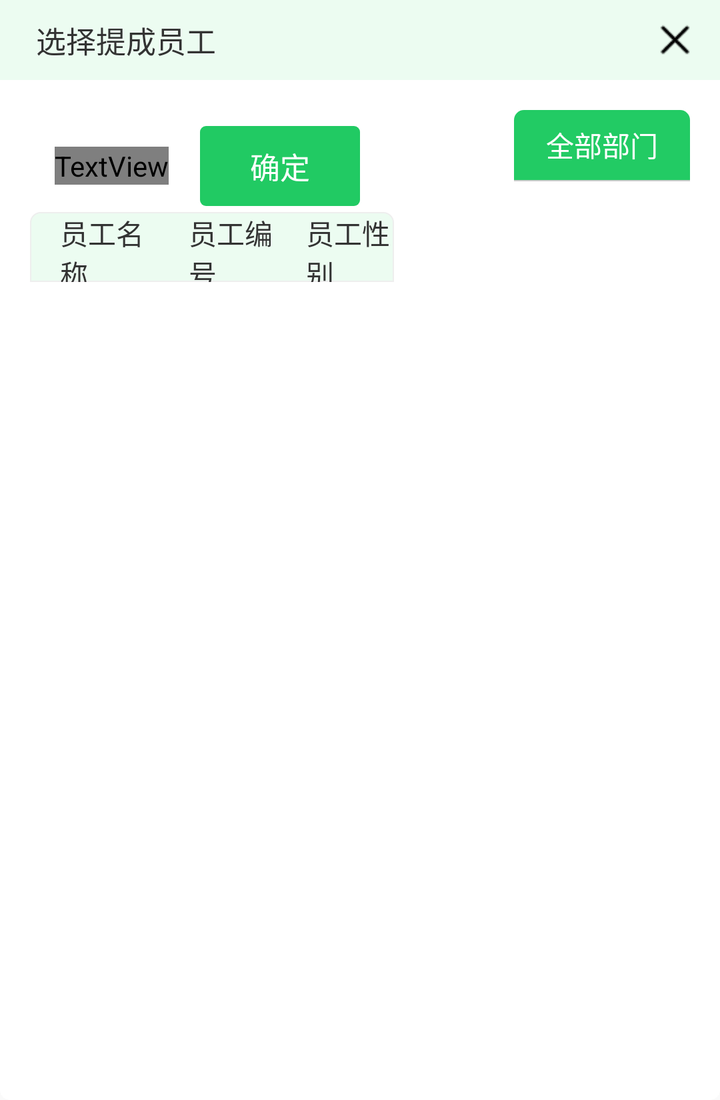
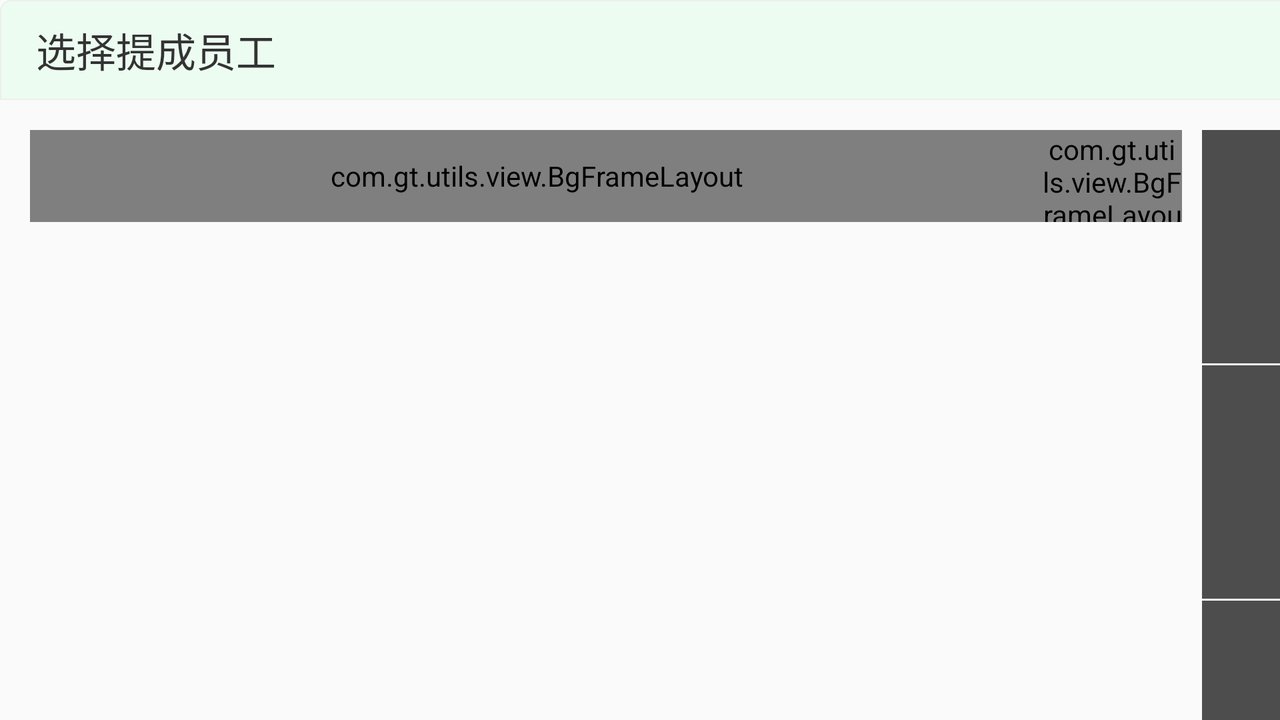

Two renders of one Android screen. The first uses the default layout on a phone; the second uses the alternative layout the repository ships for a different screen configuration, on a matching device. The two XML files are below.
<!-- AndroidManifest.xml: application theme AppTheme -->
<!-- res/layout/dialog_shopdetail.xml -->
<?xml version="1.0" encoding="utf-8"?>
<LinearLayout xmlns:android="http://schemas.android.com/apk/res/android"
    xmlns:fresco="http://schemas.android.com/apk/res-auto"
    android:layout_width="match_parent"
    android:layout_height="wrap_content"
    android:focusable="true"
    android:focusableInTouchMode="true"
    android:orientation="vertical">


    <RelativeLayout
        android:layout_width="match_parent"
        android:layout_height="@dimen/dp_550"
        android:background="@drawable/shap_homesearch"
        android:orientation="vertical">

        <LinearLayout
            android:layout_width="match_parent"
            android:layout_height="match_parent"
            android:layout_marginBottom="@dimen/dp_15"
            android:orientation="vertical">

            <RelativeLayout
                android:layout_width="match_parent"
                android:layout_height="@dimen/dp_40"
                android:background="@drawable/shap_homeviptop"
                android:visibility="gone">

                <TextView
                    android:layout_width="wrap_content"
                    android:layout_height="wrap_content"
                    android:layout_centerVertical="true"
                    android:layout_marginLeft="@dimen/dp_18"
                    android:text="商品信息"
                    android:textColor="@color/textcolor"
                    android:textSize="@dimen/sp_15" />
            </RelativeLayout>

            <RelativeLayout
                android:layout_width="match_parent"
                android:layout_height="@dimen/dp_40"
                android:background="@color/texteb">

                <TextView
                    android:layout_width="wrap_content"
                    android:layout_height="wrap_content"
                    android:layout_centerVertical="true"
                    android:layout_marginLeft="@dimen/dp_18"
                    android:text="选择提成员工"
                    android:textColor="@color/textcolor"
                    android:textSize="@dimen/sp_15" />

                <ImageView
                    android:id="@+id/rl_cancle"
                    android:layout_width="@dimen/dp_25"
                    android:layout_height="@dimen/dp_25"
                    android:padding="@dimen/dp_4"
                    android:layout_centerVertical="true"
                    android:layout_alignParentRight="true"
                    android:layout_marginRight="@dimen/dp_10"
                    android:src="@drawable/ty_close" />
            </RelativeLayout>

            <LinearLayout
                android:layout_width="match_parent"
                android:layout_height="match_parent"
                android:orientation="horizontal">

                <LinearLayout
                    android:layout_width="0dp"
                    android:layout_height="match_parent"
                    android:layout_weight="2.5"
                    android:orientation="vertical">

                    <LinearLayout
                        android:layout_width="match_parent"
                        android:layout_height="@dimen/dp_46"
                        android:layout_marginLeft="@dimen/dp_15"
                        android:layout_marginRight="@dimen/dp_50"
                        android:layout_marginTop="@dimen/dp_20"
                        android:gravity="center_vertical"
                        android:orientation="horizontal">



                        <com.wycd.yushangpu.views.ClearEditText
                            android:id="@+id/et_search"
                            android:layout_width="0dp"
                            android:layout_height="40dp"
                            android:layout_marginRight="@dimen/dp_5"
                            android:paddingLeft="@dimen/dp_15"
                            android:layout_weight="3"
                            android:background="@drawable/lab_selected"
                            android:hint="请输入员工姓名"
                            android:textColor="@color/textcolor"
                            android:textColorHint="@color/textbb"
                            android:textSize="@dimen/sp_13" />

                        <LinearLayout
                            android:id="@+id/li_search"
                            android:layout_width="@dimen/dp_70"
                            android:layout_height="match_parent"
                            android:background="@drawable/background_selector_green"
                            android:gravity="center"
                            android:orientation="horizontal">

                            <ImageView
                                android:layout_width="wrap_content"
                                android:layout_height="wrap_content"
                                android:background="@drawable/image_select_search" />

                            <TextView
                                android:layout_width="wrap_content"
                                android:layout_height="wrap_content"
                                android:layout_marginLeft="@dimen/dp_2"
                                android:text="查询"
                                android:textColor="@drawable/textcolor_selector_green"
                                android:textSize="@dimen/sp_15" />
                        </LinearLayout>

                        <RelativeLayout
                            android:id="@+id/rl_confirm"
                            android:layout_width="@dimen/dp_80"
                            android:layout_height="@dimen/dp_40"
                            android:layout_marginLeft="@dimen/dp_10"
                            android:background="@drawable/shap_shopdetail_confirm">

                            <TextView
                                android:layout_width="wrap_content"
                                android:layout_height="wrap_content"
                                android:layout_centerInParent="true"
                                android:layout_centerVertical="true"
                                android:text="确定"
                                android:textColor="@color/white"
                                android:textSize="@dimen/sp_15" />

                        </RelativeLayout>
                        <RelativeLayout
                            android:layout_width="@dimen/dp_80"
                            android:layout_height="@dimen/dp_35"
                            android:background="@null"
                            >

                        </RelativeLayout>

                    </LinearLayout>

                    <LinearLayout
                        android:layout_width="match_parent"
                        android:layout_height="match_parent"
                        android:layout_marginLeft="@dimen/dp_15"
                        android:layout_marginRight="60dp"
                        android:background="@drawable/shap_homesearch"
                        android:orientation="vertical">

                        <LinearLayout
                            android:layout_width="match_parent"
                            android:layout_height="@dimen/dp_35"
                            android:background="@drawable/shap_homeviptop"
                            android:orientation="horizontal">

                            <TextView
                                android:id="@+id/tv_ygname"
                                android:layout_width="0dp"
                                android:layout_height="match_parent"
                                android:layout_weight="1.1"
                                android:gravity="center_vertical"
                                android:paddingLeft="@dimen/dp_15"
                                android:text="员工名称"
                                android:textColor="@color/textcolor"
                                android:textSize="@dimen/sp_14" />

                            <TextView
                                android:id="@+id/tv_ygcode"
                                android:layout_width="0dp"
                                android:layout_height="match_parent"
                                android:layout_weight="1"
                                android:gravity="center_vertical"
                                android:paddingLeft="@dimen/dp_15"
                                android:text="员工编号"
                                android:textColor="@color/textcolor"
                                android:textSize="@dimen/sp_14" />

                            <TextView
                                android:id="@+id/tv_ygsex"
                                android:layout_width="0dp"
                                android:layout_height="match_parent"
                                android:layout_weight="1"
                                android:gravity="center_vertical"
                                android:paddingLeft="@dimen/dp_15"
                                android:text="员工性别"
                                android:textColor="@color/textcolor"
                                android:textSize="@dimen/sp_14" />
                        </LinearLayout>

                        <ListView
                            android:id="@+id/listview"
                            android:layout_width="match_parent"
                            android:layout_height="match_parent"
                            android:cacheColorHint="#00000000"
                            android:divider="@color/view_color"
                            android:dividerHeight="0.5dp"
                            android:scrollbars="none"></ListView>
                    </LinearLayout>

                </LinearLayout>

                <LinearLayout
                    android:layout_width="0dp"
                    android:layout_height="match_parent"
                    android:layout_weight="1"
                    android:orientation="vertical">

                    <LinearLayout
                        android:layout_width="match_parent"
                        android:layout_height="match_parent"
                        android:layout_marginTop="@dimen/dp_15"
                        android:layout_marginRight="@dimen/dp_15"
                        android:background="@drawable/shap_homesearch"
                        android:orientation="vertical">

                        <LinearLayout
                            android:id="@+id/li_allbumen"
                            android:layout_width="match_parent"
                            android:layout_height="@dimen/dp_35"
                            android:background="@drawable/shap_bumen"
                            android:orientation="horizontal">

                            <TextView
                                android:id="@+id/tv_allbumen"
                                android:layout_width="0dp"
                                android:layout_height="match_parent"
                                android:layout_weight="1"
                                android:gravity="center"
                                android:text="全部部门"
                                android:textColor="@color/white"
                                android:textSize="@dimen/sp_14" />
                        </LinearLayout>

                        <View
                            android:layout_width="match_parent"
                            android:layout_height="0.5dp"
                            android:background="@color/view_color"></View>

                        <ListView
                            android:id="@+id/bumenlistview"
                            android:layout_width="match_parent"
                            android:layout_height="match_parent"
                            android:cacheColorHint="#00000000"
                            android:divider="@color/view_color"
                            android:dividerHeight="0.5dp"
                            android:layout_marginLeft="0.5dp"
                            android:layout_marginRight="0.5dp"
                            android:scrollbars="none"></ListView>
                    </LinearLayout>

                </LinearLayout>

            </LinearLayout>
        </LinearLayout>


    </RelativeLayout>
</LinearLayout>
<!-- resources referenced by this layout -->
<resources>
  <color name="textbb">#bbbbbb</color>
  <color name="textcolor">#333</color>
  <color name="texteb">#ecfcf1</color>
  <color name="view_color">#cccccc</color>
  <color name="white">#ffffff</color>
  <dimen name="dp_10">10.0000dp</dimen>
  <dimen name="dp_15">15.0000dp</dimen>
  <dimen name="dp_18">18.0000dp</dimen>
  <dimen name="dp_2">2.0000dp</dimen>
  <dimen name="dp_20">20.0000dp</dimen>
  <dimen name="dp_25">25.0000dp</dimen>
  <dimen name="dp_35">35.0000dp</dimen>
  <dimen name="dp_4">4.0000dp</dimen>
  <dimen name="dp_40">40.0000dp</dimen>
  <dimen name="dp_46">46.0000dp</dimen>
  <dimen name="dp_5">5.0000dp</dimen>
  <dimen name="dp_50">50.0000dp</dimen>
  <dimen name="dp_550">550.0000dp</dimen>
  <dimen name="dp_70">70.0000dp</dimen>
  <dimen name="dp_80">80.0000dp</dimen>
  <dimen name="sp_13">13.0000sp</dimen>
  <dimen name="sp_14">14.0000sp</dimen>
  <dimen name="sp_15">15.0000sp</dimen>
  <!-- drawable background_selector_green (drawable) -->
  <?xml version="1.0" encoding="utf-8"?>
  <selector xmlns:android="http://schemas.android.com/apk/res/android" >
      <item android:state_focused="true" android:drawable="@color/graeen_botton"/>
      <item android:state_checked="true" android:drawable="@color/graeen_botton"/>
      <item android:state_pressed="true" android:drawable="@color/graeen_botton"/>
  
      <shape>
          <solid android:color="@color/white"/>
          <corners android:radius="@dimen/dp_5"/>
          <stroke
              android:width="0.5dp"
              android:color="@color/view_gray_line"/>
      </shape>
  </selector>
  <!-- drawable lab_selected (drawable) -->
  <?xml version="1.0" encoding="utf-8"?>
  <shape xmlns:android="http://schemas.android.com/apk/res/android"
      android:shape="rectangle">
      <solid android:color="@color/white"/>
      <corners android:radius="5dp" />
      <stroke
          android:width="1dp"
          android:color="@color/graeen_botton" />
  </shape>
  <!-- drawable shap_bumen (drawable) -->
  <?xml version="1.0" encoding="utf-8"?>
  <shape xmlns:android="http://schemas.android.com/apk/res/android">
      <solid android:color="@color/graeen_botton" />
      <corners
          android:bottomLeftRadius="@dimen/dp_0"
          android:bottomRightRadius="@dimen/dp_0"
          android:topLeftRadius="@dimen/dp_5"
          android:topRightRadius="@dimen/dp_5" />
  </shape>
  <!-- drawable shap_homesearch (drawable) -->
  <?xml version="1.0" encoding="utf-8"?>
  <shape xmlns:android="http://schemas.android.com/apk/res/android">
      <solid android:color="@color/white"/>
      <corners android:radius="@dimen/dp_5"/>
  
  </shape>
  <!-- drawable shap_homeviptop (drawable) -->
  <?xml version="1.0" encoding="utf-8"?>
  <shape xmlns:android="http://schemas.android.com/apk/res/android">
      <solid android:color="@color/texteb" />
      <corners
          android:bottomLeftRadius="@dimen/dp_0"
          android:bottomRightRadius="@dimen/dp_0"
          android:topLeftRadius="@dimen/dp_5"
          android:topRightRadius="@dimen/dp_5" />
      <stroke
          android:width="0.5dp"
          android:color="@color/lightgray" />
  </shape>
  <!-- drawable shap_shopdetail_confirm (drawable) -->
  <?xml version="1.0" encoding="utf-8"?>
  <shape xmlns:android="http://schemas.android.com/apk/res/android">
      <solid android:color="@color/textgreen"></solid>
      <corners android:radius="@dimen/dp_3"></corners>
  </shape>
  <!-- drawable ty_close: png bitmap (drawable, 1271 bytes) -->
  <style name="AppTheme" parent="Theme.AppCompat.Light.NoActionBar">
          
          
          
          
          <item name="android:windowNoTitle">true</item>    
          <item name="android:windowFullscreen">true</item>   
          <item name="android:windowActionBar">true</item>
          
      </style>
  <color name="graeen_botton">#22cb64</color>
  <color name="view_gray_line">#e5e6e7</color>
  <dimen name="dp_0">0.0000dp</dimen>
  <color name="lightgray">#eee</color>
  <color name="textgreen">#21CA63</color>
  <dimen name="dp_3">3.0000dp</dimen>
</resources>
<!-- res/layout-land/dialog_shopdetail.xml (the repository's variant of the layout above) -->
<!-- drawn on the phone turned sideways -->
<?xml version="1.0" encoding="utf-8"?>
<FrameLayout xmlns:android="http://schemas.android.com/apk/res/android"
    xmlns:app="http://schemas.android.com/apk/res-auto"
    android:layout_width="match_parent"
    android:layout_height="wrap_content"
    android:focusable="true"
    android:focusableInTouchMode="true"
    android:orientation="vertical">

    <RelativeLayout
        android:layout_width="1000dp"
        android:layout_height="@dimen/dp_550"
        android:layout_marginBottom="@dimen/dp_15"
        android:background="@drawable/background_white"
        android:orientation="vertical">

        <RelativeLayout
            android:layout_width="match_parent"
            android:layout_height="@dimen/dp_50"
            android:background="@drawable/shap_homeviptop">

            <TextView
                android:layout_width="wrap_content"
                android:layout_height="wrap_content"
                android:layout_centerVertical="true"
                android:layout_marginLeft="@dimen/dp_18"
                android:text="选择提成员工"
                android:textColor="@color/textcolor"
                android:textSize="@dimen/sp_20" />

            <ImageView
                android:id="@+id/rl_cancle"
                android:layout_width="@dimen/dp_25"
                android:layout_height="@dimen/dp_25"
                android:layout_alignParentRight="true"
                android:layout_centerVertical="true"
                android:layout_marginRight="@dimen/dp_10"
                android:padding="@dimen/dp_4"
                android:src="@drawable/ty_close" />
        </RelativeLayout>

        <LinearLayout
            android:layout_width="match_parent"
            android:layout_height="match_parent"
            android:layout_marginTop="50dp"
            android:orientation="horizontal"
            android:padding="15dp">

            <LinearLayout
                android:layout_width="0dp"
                android:layout_height="match_parent"
                android:layout_weight="4.5"
                android:orientation="vertical">

                <LinearLayout
                    android:layout_width="match_parent"
                    android:layout_height="@dimen/dp_46"
                    android:gravity="center_vertical"
                    android:orientation="horizontal">

                    <com.gt.utils.view.BgFrameLayout
                        android:layout_width="match_parent"
                        android:layout_height="match_parent"
                        android:layout_weight="1"
                        android:paddingLeft="10dp"
                        android:paddingRight="10dp"
                        app:corners_radius_left_bottom="2dp"
                        app:corners_radius_left_top="2dp"
                        app:stroke_color="@color/colorPrimary"
                        app:stroke_width="1dp">

                        <com.wycd.yushangpu.widget.NumInputView
                            android:id="@+id/edit_text_layout"
                            android:layout_width="match_parent"
                            android:layout_height="match_parent"
                            android:layout_above="@+id/edit_layout"
                            android:layout_gravity="center"
                            android:gravity="center_vertical"
                            android:hint="员工工号/姓名" />

                    </com.gt.utils.view.BgFrameLayout>

                    <com.gt.utils.view.BgFrameLayout
                        android:id="@+id/li_search"
                        android:layout_width="@dimen/dp_70"
                        android:layout_height="match_parent"
                        android:layout_marginLeft="-1dp"
                        app:corners_radius_right_bottom="2dp"
                        app:corners_radius_right_top="2dp"
                        app:solid_color="@color/colorPrimary">

                        <ImageView
                            android:layout_width="wrap_content"
                            android:layout_height="wrap_content"
                            android:layout_gravity="center"
                            android:src="@mipmap/search" />

                    </com.gt.utils.view.BgFrameLayout>

                </LinearLayout>

                <ListView
                    android:id="@+id/listview"
                    android:layout_width="match_parent"
                    android:layout_height="match_parent"
                    android:layout_weight="1"
                    android:cacheColorHint="#00000000"
                    android:divider="@color/view_color"
                    android:dividerHeight="0.5dp"
                    android:scrollbars="none" />

                <LinearLayout
                    android:layout_width="wrap_content"
                    android:layout_height="40dp"
                    android:layout_gravity="center"
                    android:layout_marginTop="14dp"
                    android:orientation="horizontal">

                    <com.gt.utils.view.BgFrameLayout
                        android:layout_width="80dp"
                        android:layout_height="@dimen/dp_40"
                        android:layout_below="@+id/tv_ordernum"
                        android:layout_marginRight="15dp"
                        android:paddingLeft="15dp"
                        android:paddingRight="15dp"
                        app:corners_radius="3dp"
                        app:solid_color="@color/text0050">

                        <TextView
                            android:layout_width="match_parent"
                            android:layout_height="match_parent"
                            android:gravity="center"
                            android:text="清除"
                            android:textColor="@color/white" />
                    </com.gt.utils.view.BgFrameLayout>

                    <com.gt.utils.view.BgFrameLayout
                        android:id="@+id/rl_confirm"
                        android:layout_width="80dp"
                        android:layout_height="@dimen/dp_40"
                        android:layout_below="@+id/tv_ordernum"
                        android:paddingLeft="15dp"
                        android:paddingRight="15dp"
                        app:corners_radius="3dp"
                        app:solid_color="@color/colorPrimary">

                        <TextView
                            android:layout_width="match_parent"
                            android:layout_height="match_parent"
                            android:gravity="center"
                            android:text="确认"
                            android:textColor="@color/white" />
                    </com.gt.utils.view.BgFrameLayout>
                </LinearLayout>

            </LinearLayout>

            <include
                layout="@layout/item_num_keyboard_layout"
                android:layout_width="0dp"
                android:layout_height="match_parent"
                android:layout_marginLeft="10dp"
                android:layout_weight="3" />

        </LinearLayout>

    </RelativeLayout>
</FrameLayout>
<!-- res/layout/item_num_keyboard_layout.xml (included above) -->
<?xml version="1.0" encoding="utf-8"?>
<LinearLayout xmlns:android="http://schemas.android.com/apk/res/android"
    android:layout_width="match_parent"
    android:layout_height="match_parent"
    android:orientation="vertical">

    <LinearLayout
        android:layout_width="match_parent"
        android:layout_height="0dp"
        android:layout_weight="1"
        android:orientation="horizontal">

        <TextView
            android:id="@+id/num_keyboard_7"
            android:layout_width="match_parent"
            android:layout_height="match_parent"
            android:layout_weight="1"
            android:background="@color/result_view"
            android:gravity="center"
            android:text="7"
            android:textColor="@color/white"
            android:textSize="30sp" />

        <TextView
            android:id="@+id/num_keyboard_8"
            android:layout_width="match_parent"
            android:layout_height="match_parent"
            android:layout_marginLeft="1dp"
            android:layout_marginRight="1dp"
            android:layout_weight="1"
            android:background="@color/result_view"
            android:gravity="center"
            android:text="8"
            android:textColor="@color/white"
            android:textSize="30sp" />

        <TextView
            android:id="@+id/num_keyboard_9"
            android:layout_width="match_parent"
            android:layout_height="match_parent"
            android:layout_weight="1"
            android:background="@color/result_view"
            android:gravity="center"
            android:text="9"
            android:textColor="@color/white"
            android:textSize="30sp" />
    </LinearLayout>

    <LinearLayout
        android:layout_width="match_parent"
        android:layout_height="0dp"
        android:layout_marginTop="1dp"
        android:layout_weight="1"
        android:orientation="horizontal">

        <TextView
            android:id="@+id/num_keyboard_4"
            android:layout_width="match_parent"
            android:layout_height="match_parent"
            android:layout_weight="1"
            android:background="@color/result_view"
            android:gravity="center"
            android:text="4"
            android:textColor="@color/white"
            android:textSize="30sp" />

        <TextView
            android:id="@+id/num_keyboard_5"
            android:layout_width="match_parent"
            android:layout_height="match_parent"
            android:layout_marginLeft="1dp"
            android:layout_marginRight="1dp"
            android:layout_weight="1"
            android:background="@color/result_view"
            android:gravity="center"
            android:text="5"
            android:textColor="@color/white"
            android:textSize="30sp" />

        <TextView
            android:id="@+id/num_keyboard_6"
            android:layout_width="match_parent"
            android:layout_height="match_parent"
            android:layout_weight="1"
            android:background="@color/result_view"
            android:gravity="center"
            android:text="6"
            android:textColor="@color/white"
            android:textSize="30sp" />
    </LinearLayout>

    <LinearLayout
        android:layout_width="match_parent"
        android:layout_height="0dp"
        android:layout_marginTop="1dp"
        android:layout_weight="1"
        android:orientation="horizontal">

        <TextView
            android:id="@+id/num_keyboard_1"
            android:layout_width="match_parent"
            android:layout_height="match_parent"
            android:layout_weight="1"
            android:background="@color/result_view"
            android:gravity="center"
            android:text="1"
            android:textColor="@color/white"
            android:textSize="30sp" />

        <TextView
            android:id="@+id/num_keyboard_2"
            android:layout_width="match_parent"
            android:layout_height="match_parent"
            android:layout_marginLeft="1dp"
            android:layout_marginRight="1dp"
            android:layout_weight="1"
            android:background="@color/result_view"
            android:gravity="center"
            android:text="2"
            android:textColor="@color/white"
            android:textSize="30sp" />

        <TextView
            android:id="@+id/num_keyboard_3"
            android:layout_width="match_parent"
            android:layout_height="match_parent"
            android:layout_weight="1"
            android:background="@color/result_view"
            android:gravity="center"
            android:text="3"
            android:textColor="@color/white"
            android:textSize="30sp" />
    </LinearLayout>

    <LinearLayout
        android:layout_width="match_parent"
        android:layout_height="0dp"
        android:layout_marginTop="1dp"
        android:layout_weight="1"
        android:orientation="horizontal">

        <TextView
            android:id="@+id/num_keyboard_0"
            android:layout_width="match_parent"
            android:layout_height="match_parent"
            android:layout_weight="1"
            android:background="@color/result_view"
            android:gravity="center"
            android:text="0"
            android:textColor="@color/white"
            android:textSize="30sp" />

        <TextView
            android:id="@+id/num_keyboard_dot"
            android:layout_width="match_parent"
            android:layout_height="match_parent"
            android:layout_marginLeft="1dp"
            android:layout_marginRight="1dp"
            android:layout_weight="1"
            android:background="@color/result_view"
            android:gravity="center"
            android:text="."
            android:textColor="@color/white"
            android:textSize="30sp"
            android:textStyle="bold" />

        <TextView
            android:id="@+id/num_keyboard_delete"
            android:layout_width="match_parent"
            android:layout_height="match_parent"
            android:layout_weight="1"
            android:background="@color/result_view"
            android:gravity="center"
            android:text="删除"
            android:textColor="@color/white"
            android:textSize="30sp" />
    </LinearLayout>
</LinearLayout>
<!-- resources referenced by the variant -->
<!-- as the phone turned sideways resolves them -->
<resources>
  <color name="colorPrimary">#1bc965</color>
  <color name="result_view">#b0000000</color>
  <color name="text0050">#80000000</color>
  <color name="textcolor">#333</color>
  <color name="view_color">#cccccc</color>
  <color name="white">#ffffff</color>
  <dimen name="dp_10">10.0000dp</dimen>
  <dimen name="dp_15">15.0000dp</dimen>
  <dimen name="dp_18">18.0000dp</dimen>
  <dimen name="dp_25">25.0000dp</dimen>
  <dimen name="dp_4">4.0000dp</dimen>
  <dimen name="dp_40">40.0000dp</dimen>
  <dimen name="dp_46">46.0000dp</dimen>
  <dimen name="dp_50">50.0000dp</dimen>
  <dimen name="dp_550">550.0000dp</dimen>
  <dimen name="dp_70">70.0000dp</dimen>
  <dimen name="sp_20">20.0000sp</dimen>
  <!-- drawable shap_homeviptop (drawable) -->
  <?xml version="1.0" encoding="utf-8"?>
  <shape xmlns:android="http://schemas.android.com/apk/res/android">
      <solid android:color="@color/texteb" />
      <corners
          android:bottomLeftRadius="@dimen/dp_0"
          android:bottomRightRadius="@dimen/dp_0"
          android:topLeftRadius="@dimen/dp_5"
          android:topRightRadius="@dimen/dp_5" />
      <stroke
          android:width="0.5dp"
          android:color="@color/lightgray" />
  </shape>
  <!-- drawable ty_close: png bitmap (drawable, 1271 bytes) -->
  <style name="AppTheme" parent="Theme.AppCompat.Light.NoActionBar">
          
          
          
          
          <item name="android:windowNoTitle">true</item>    
          <item name="android:windowFullscreen">true</item>   
          <item name="android:windowActionBar">true</item>
          
      </style>
  <color name="texteb">#ecfcf1</color>
  <dimen name="dp_0">0.0000dp</dimen>
  <dimen name="dp_5">5.0000dp</dimen>
  <color name="lightgray">#eee</color>
</resources>
